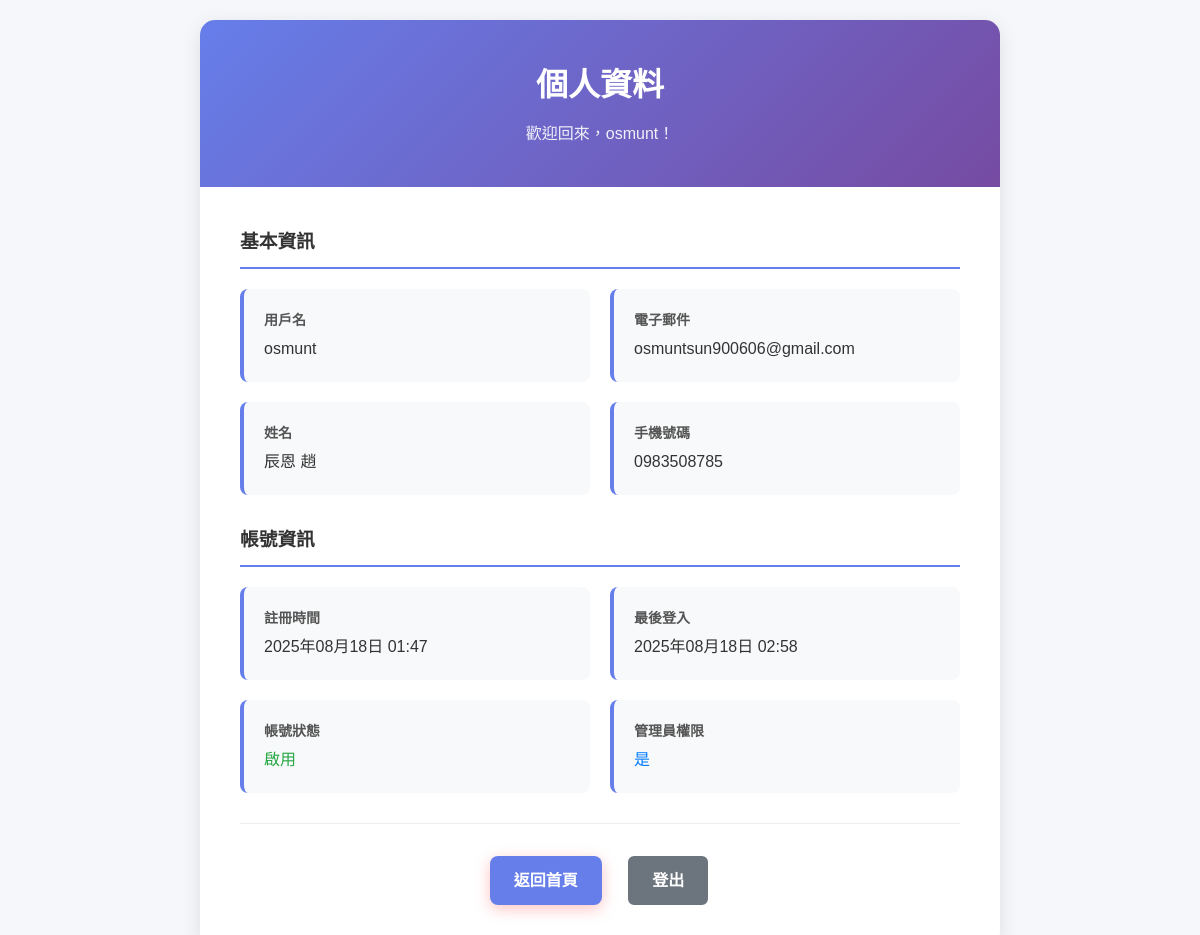
/accounts/profile/ (signed in), run on an earlier commit of the app's database.
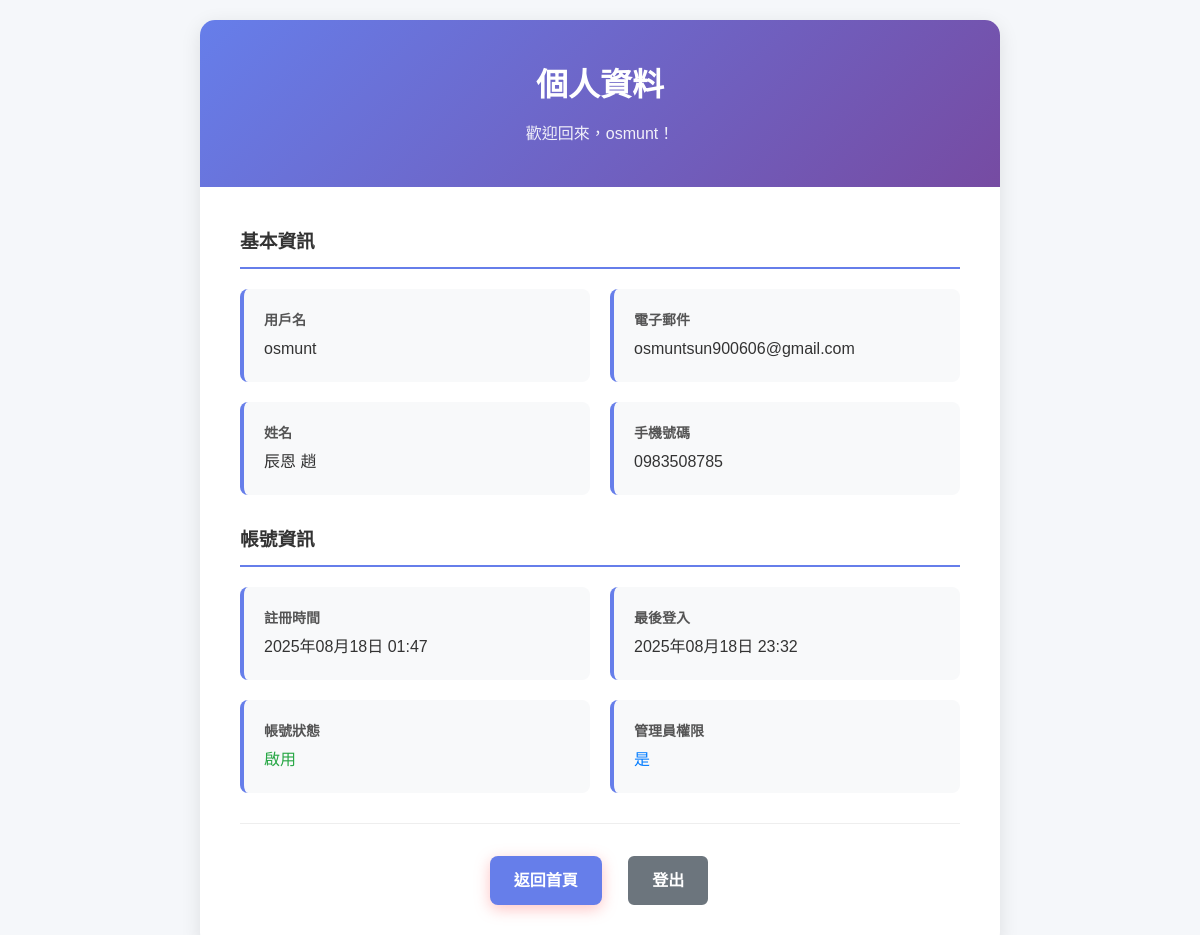
And on a later commit of the database.
### Accounts/models.py (models this page shows, shortened)
class User(AbstractUser):
    email = models.EmailField(unique=True, verbose_name='電子郵件')
    phone = models.CharField(max_length=15, blank=True, null=True, verbose_name='手機號碼')
    avatar = models.ImageField(upload_to='avatars/', blank=True, null=True, verbose_name='頭像')
    bio = models.TextField(max_length=500, blank=True, verbose_name='個人簡介')
    date_joined = models.DateTimeField(default=timezone.now, verbose_name='註冊時間')
    last_login = models.DateTimeField(auto_now=True, verbose_name='最後登入')
    class Meta:
        verbose_name = '用戶'
        verbose_name_plural = '用戶'

### Accounts/views.py (the view)
# urls.py: path('profile/', views.profile, name='profile'),
@login_required
def profile(request):
    return render(request, 'Accounts/profile.html', {'user': request.user})

### Accounts/templates/Accounts/profile.html (shortened to what this page needs)
{% load static %}
<!DOCTYPE html>
<html lang="zh-TW">
<head>
    <link rel="stylesheet" href="{% static 'home/css/home.css' %}">
    <link rel="stylesheet" href="{% static 'Accounts/css/profile.css' %}">
</head>
<body>
    <div class="profile-container">
        <div class="profile-card">
            <div class="profile-header">
                <h1>個人資料</h1>
                <p>歡迎回來，{{ user.username }}！</p>
            </div>
            <div class="profile-content">
                <div class="profile-section">
                    <h3>基本資訊</h3>
                    <div class="profile-info">
                        <div class="info-item">
                            <div class="info-label">用戶名</div>
                            <div class="info-value">{{ user.username }}</div>
                        </div>
                        <div class="info-item">
                            <div class="info-label">電子郵件</div>
                            <div class="info-value">{{ user.email|default:"未設定" }}</div>
                        </div>
                        <div class="info-item">
                            <div class="info-label">姓名</div>
                            <div class="info-value">
                                {% if user.first_name or user.last_name %}
                                    {{ user.first_name }} {{ user.last_name }}
                                {% else %}
                                    未設定
                                {% endif %}
                            </div>
                        </div>
                        <div class="info-item">
                            <div class="info-label">手機號碼</div>
                            <div class="info-value">{{ user.phone|default:"未設定" }}</div>
                        </div>
                    </div>
                </div>
                <div class="profile-section">
                    <h3>帳號資訊</h3>
                    <div class="profile-info">
                        <div class="info-item">
                            <div class="info-label">註冊時間</div>
                            <div class="info-value">{{ user.date_joined|date:"Y年m月d日 H:i" }}</div>
                        </div>
                        <div class="info-item">
                            <div class="info-label">最後登入</div>
                            <div class="info-value">{{ user.last_login|date:"Y年m月d日 H:i" }}</div>
                        </div>
                        <div class="info-item">
                            <div class="info-label">帳號狀態</div>
                            <div class="info-value">
                                {% if user.is_active %}
                                    <span style="color: #28a745;">啟用</span>
                                {% else %}
                                    <span style="color: #dc3545;">停用</span>
                                {% endif %}
                            </div>
                        </div>
                        <div class="info-item">
                            <div class="info-label">管理員權限</div>
                            <div class="info-value">
                                {% if user.is_staff %}
                                    <span style="color: #007bff;">是</span>
                                {% else %}
                                    <span style="color: #6c757d;">否</span>
                                {% endif %}
                            </div>
                        </div>
                    </div>
                </div>
                <div class="profile-actions">
                    <a href="{% url 'home' %}" class="btn btn-primary">返回首頁</a>
                    <a href="{% url 'Accounts:logout' %}" class="btn btn-secondary">登出</a>
                </div>
            </div>
        </div>
    </div>
</body>
</html>

### home/static/home/css/home.css (style rules this page uses)
* { margin: 0; padding: 0; box-sizing: border-box; }
body { font-family: 'Noto Sans TC', sans-serif; line-height: 1.6; color: #333; background-color: #f8f9fa; }
.btn { padding: 1rem 2rem; border: none; border-radius: 50px; font-size: 1rem; font-weight: 600; cursor: pointer; transition: all 0.3s ease; text-decoration: none; display: inline-block; }
.btn-primary { background: #ff6b6b; color: white; box-shadow: 0 4px 15px rgba(255,107,107,0.4); }
.btn-secondary { background: transparent; color: white; border: 2px solid white; }

### Accounts/static/Accounts/css/profile.css (style rules this page uses)
.profile-container { min-height: 100vh; background: #f5f7fa; padding: 20px; }
.profile-card { background: white; border-radius: 15px; box-shadow: 0 5px 20px rgba(0, 0, 0, 0.1); max-width: 800px; margin: 0 auto; overflow: hidden; }
.profile-header { background: linear-gradient(135deg, #667eea 0%, #764ba2 100%); color: white; padding: 40px; text-align: center; }
.profile-header h1 { margin: 0; font-size: 32px; margin-bottom: 10px; }
.profile-header p { margin: 0; opacity: 0.9; font-size: 16px; }
.profile-content { padding: 40px; }
.profile-section { margin-bottom: 30px; }
.profile-section h3 { color: #333; border-bottom: 2px solid #667eea; padding-bottom: 10px; margin-bottom: 20px; }
.profile-info { display: grid; grid-template-columns: repeat(auto-fit, minmax(250px, 1fr)); gap: 20px; }
.info-item { background: #f8f9fa; padding: 20px; border-radius: 8px; border-left: 4px solid #667eea; }
.info-label { font-weight: 600; color: #555; margin-bottom: 5px; font-size: 14px; }
.info-value { color: #333; font-size: 16px; }
.profile-actions { text-align: center; margin-top: 30px; padding-top: 30px; border-top: 1px solid #eee; }
.btn { display: inline-block; padding: 12px 24px; margin: 0 10px; border-radius: 8px; text-decoration: none; font-weight: 600; transition: all 0.3s ease; }
.btn-primary { background: #667eea; color: white; }
.btn-secondary { background: #6c757d; color: white; }

What changed in the data, as far as the page shows it:
changed User "osmunt": last_login "2025年08月18日 02:58" → "2025年08月18日 23:32"
